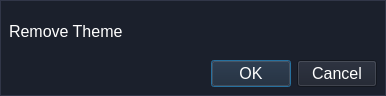
<?xml version="1.0" encoding="UTF-8"?>
<ui version="4.0">
 <class>MainWindow</class>
 <widget class="QMainWindow" name="MainWindow">
  <property name="geometry">
   <rect>
    <x>0</x>
    <y>0</y>
    <width>386</width>
    <height>96</height>
   </rect>
  </property>
  <property name="windowTitle">
   <string>MainWindow</string>
  </property>
  <widget class="QWidget" name="centralwidget">
   <property name="styleSheet">
    <string notr="true">
*{
	background: #1b202c;
	color: #fff;
	font-size: 16px;
}
 

#centralwidget{
	border: 1px  solid  rgb(49, 54, 72);
}



QFrame{ 
    border: 0px solid;
}

QLabel{
	min-width: 100px;
}

</string>
   </property>
   <layout class="QVBoxLayout" name="verticalLayout">
    <item>
     <widget class="QLabel" name="label">
      <property name="text">
       <string>Remove Theme</string>
      </property>
     </widget>
    </item>
    <item>
     <widget class="QDialogButtonBox" name="buttonBox">
      <property name="cursor">
       <cursorShape>PointingHandCursor</cursorShape>
      </property>
      <property name="standardButtons">
       <set>QDialogButtonBox::Cancel|QDialogButtonBox::Ok</set>
      </property>
     </widget>
    </item>
   </layout>
  </widget>
 </widget>
 <resources/>
 <connections/>
</ui>
